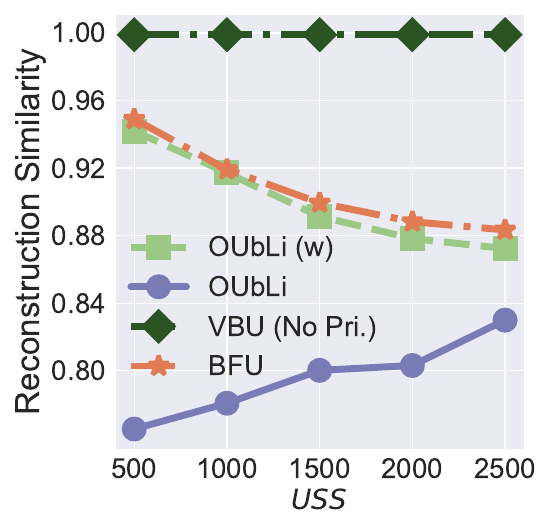

Source code (Python):


import numpy as np
import matplotlib.pyplot as plt

epsilon = 3
beta = 1 / epsilon


x=[1, 2, 3, 4, 5]
# validation_for_plt =[97,95.8600, 94.9400, 93.5400, 93.2400]
# attack_for_plt=[0, 0.3524, 0, 0.1762, 0.1762]
# basic_for_plt=[99.8, 99.8, 99.8, 99.8, 99.8]

labels = ['500', '1000', '1500', '2000', '2500' ]
# unl_org = [97.77, 97.55, 97.35, 97.29, 97.21, 97.21]

# unl_hess_r = [96.6, 96.66, 96.04, 95.94, 95.85, 97.21]
OUL = [0.76553 , 0.78080, 0.80026, 0.80315,  0.83000 ]

OUL_w = [0.941986, 0.91719, 0.89143, 0.87828, 0.8724 ]
org_acc = [0.9999, 0.9999, 0.9999, 0.9999, 0.9999 ]

vbu_acc = [0.999, 0.999, 0.999, 0.999, 0.999 ]

#vbu_acc = [0.826463, 0.83108444, 0.8326171, 0.833711, 0.832293, 0.833190]
# unl_ss_wo = [94.32, 94.53, 94.78, 93.38, 94.04, 97.21]
vbu_ldp_acc = [0.948986, 0.91919, 0.89943, 0.88828, 0.8834 ]


for i in range(len(OUL)):
    OUL[i] = OUL[i]*1
    org_acc[i] = org_acc[i]*1
    vbu_acc[i] = vbu_acc[i]*1
    vbu_ldp_acc[i] = vbu_ldp_acc[i]*1

plt.style.use('seaborn')
plt.figure(figsize=(5.5, 5.3))
l_w=5
m_s=15
marker_s = 3
markevery=1
#plt.figure(figsize=(8, 5.3))
#plt.plot(x, unl_fr, color='blue', marker='^', label='Retrain',linewidth=l_w, markersize=m_s)

plt.plot(x, OUL_w, linestyle='--', color='#9BC985',  marker='s', fillstyle='full', markevery=markevery,
         label='OUbLi (w)',linewidth=l_w, markersize=m_s, markeredgewidth=marker_s)


plt.plot(x, OUL, linestyle='-', color='#797BB7', marker='o', fillstyle='full', markevery=markevery,
         label='OUbLi', linewidth=l_w, markersize=m_s, markeredgewidth=marker_s)

#plt.plot(x, unl_ss_w, color='g',  marker='*',  label='PriMU$_{w}$',linewidth=l_w, markersize=m_s)
#plt.plot(x, org_acc, linestyle='--', color='#9BC985',  marker='s', fillstyle='full', markevery=markevery, label='Origin',linewidth=l_w, markersize=m_s, markeredgewidth=marker_s)


plt.plot(x, vbu_acc, linestyle='-.', color='#2A5522',  marker='D', fillstyle='full', markevery=markevery,
         label='VBU (No Pri.)',linewidth=l_w, markersize=m_s, markeredgewidth=marker_s)

plt.plot(x, vbu_ldp_acc, linestyle='-.', color='#E07B54',  marker='*', fillstyle='full', markevery=markevery,
         label='BFU',linewidth=l_w, markersize=m_s, markeredgewidth=marker_s) ##E1C855


# plt.grid()
leg = plt.legend(fancybox=True, shadow=True)
# plt.xlabel('Malicious Client Ratio (%)' ,fontsize=16)
plt.ylabel('Reconstruction Similarity' ,fontsize=24)
my_y_ticks = np.arange(0.80, 1.01, 0.04)
plt.yticks(my_y_ticks,fontsize=20)
plt.xlabel('$\\it USS$' ,fontsize=20)

plt.xticks(x, labels, fontsize=20)
# plt.title('CIFAR10 IID')

#plt.annotate(r"1e-1", xy=(0.1, 1.01), xycoords='axes fraction', xytext=(-10, 10), textcoords='offset points', ha='right', va='center', fontsize=15)


# plt.title('(c) Utility Preservation', fontsize=24)
plt.legend(loc=(0.01, 0.13),fontsize=20)
plt.tight_layout()
#plt.title("MNIST")
plt.rcParams['figure.figsize'] = (2.0, 1)
plt.rcParams['image.interpolation'] = 'nearest'
plt.rcParams['figure.subplot.left'] = 0.11
plt.rcParams['figure.subplot.bottom'] = 0.08
plt.rcParams['figure.subplot.right'] = 0.977
plt.rcParams['figure.subplot.top'] = 0.969
plt.savefig('CelebA_recon_sim_urs.pdf', format='pdf', dpi=200)
plt.show()